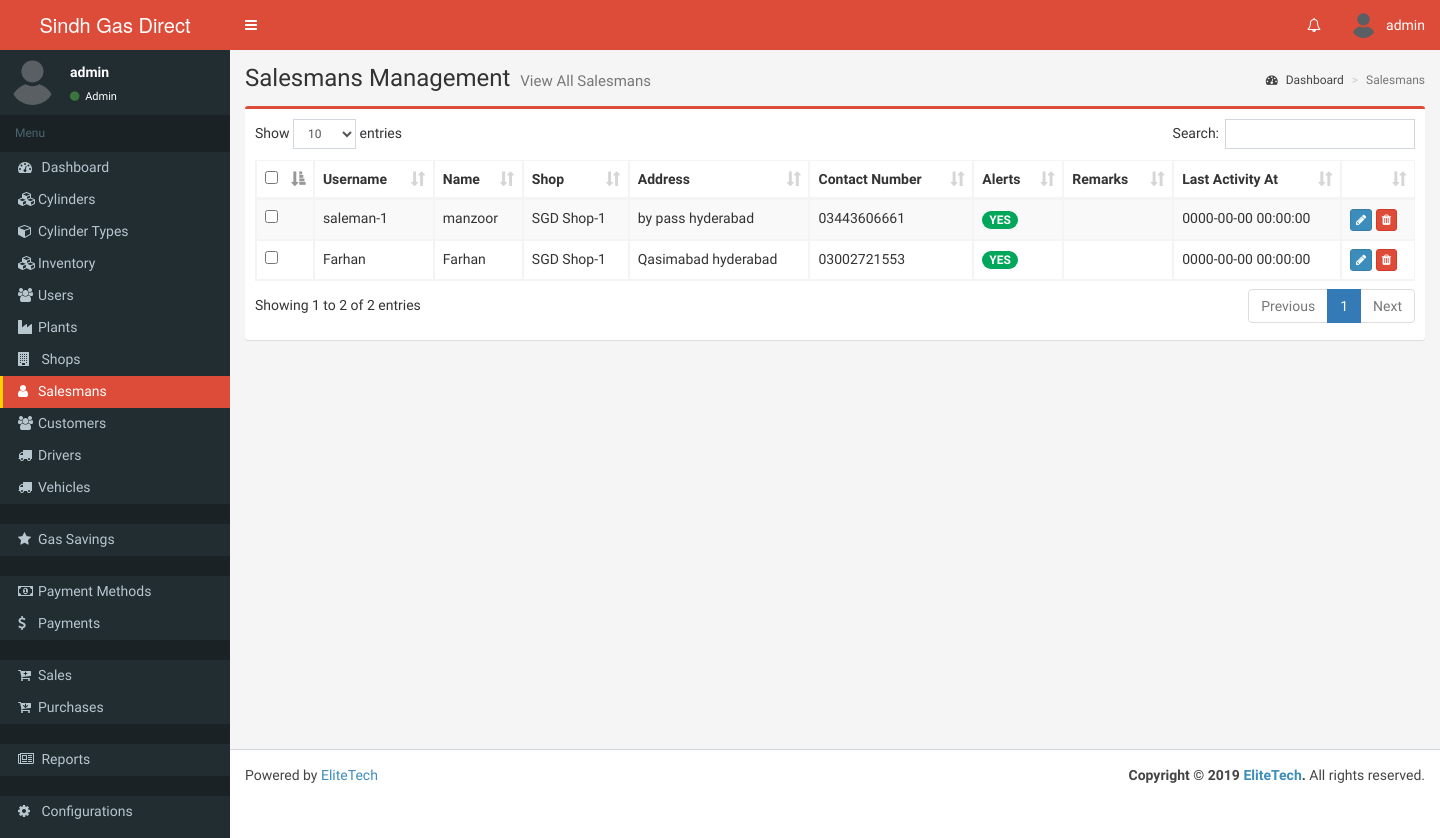
The page /salesmans.php (signed in) on the database as committed earlier.
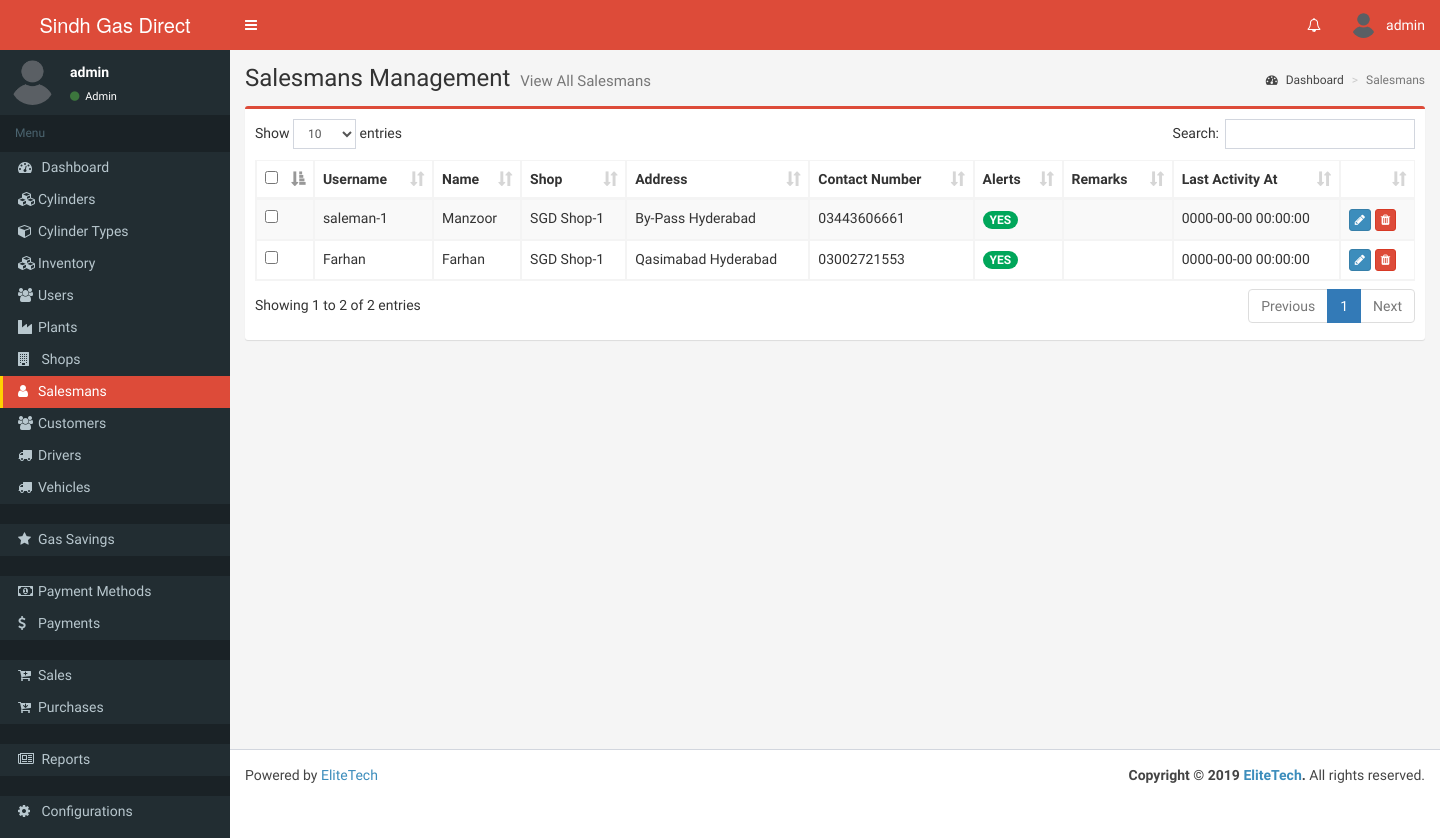
The same page on the database as committed later.
### tables this page shows
CREATE TABLE `users` (
  `ID` int(11) NOT NULL AUTO_INCREMENT,
  `Username` text NOT NULL,
  `Password` text NOT NULL,
  `RoleID` int(11) NOT NULL,
  `Image` text NOT NULL,
  `Name` text NOT NULL,
  `Number` text NOT NULL,
  `Email` text NOT NULL,
  `Address` text NOT NULL,
  `Commercial` int(11) NOT NULL,
  `Balance` float NOT NULL,
  `Credit` float NOT NULL,
  `ShopID` int(11) NOT NULL,
  `PlantID` int(11) NOT NULL,
  `CreditLimit` float NOT NULL,
  `SendSMS` int(11) NOT NULL,
  `Remarks` text NOT NULL,
  `SecurityDeposite` float NOT NULL,
  `Status` int(11) NOT NULL,
  `PerformedBy` int(11) NOT NULL,
  `LastLogin` datetime NOT NULL,
  `LastActivity` datetime NOT NULL,
  `DateModified` datetime NOT NULL,
  `DateAdded` datetime NOT NULL,
  PRIMARY KEY (`ID`)
);

### checkadminlogin.php (called while the page is built, shortened)
<?php
	if(!isset($_SESSION['Admin']) || $_SESSION["Admin"] == false)
		redirect("login.php");
	else{
        $self = $_SERVER['PHP_SELF'];
    }

### common.php (called while the page is built, shortened)
<?php
global $dbh;
if (!function_exists('mysql_connect')) {
    $GLOBALS['dbglobal'] = mysqli_connect(DB_HOST, DB_USERNAME, DB_PASSWORD);
    if (mysqli_connect_errno()) {
        printf("Could not connect to the database because: %s\n", mysqli_connect_error());
        exit();
    } else {
        mysqli_select_db($GLOBALS['dbglobal'], DB_NAME);
    }
} else {
    $dbh = mysql_connect(DB_HOST, DB_USERNAME, DB_PASSWORD) or die ('Could not connect to the database because: ' . mysql_error());
}
function dbinput($string, $allow_html = false)
{
    global $dbh;
    if ($allow_html == false)
        $string = strip_tags($string);
    if (function_exists('mysql_real_escape_string'))
        return mysql_real_escape_string($string, $dbh);
    elseif (function_exists('mysqli_real_escape_string'))
        return mysqli_real_escape_string($GLOBALS['dbglobal'], $string);
    elseif (function_exists('mysql_escape_string'))
        return mysql_escape_string($string);
    elseif (function_exists('mysqli_escape_string'))
        return mysqli_escape_string($GLOBALS['dbglobal'], $string);
    return dbinput($string);
}
function getValue($Table, $Col, $Key, $Val)
{
    $quer = "SELECT " . dbinput($Col) . " FROM " . dbinput($Table) . " WHERE " . dbinput($Key) . "='" . dbinput($Val) . "'";
    $r = mysql_query($quer);
    if (mysql_num_rows($r) > 0) {
        $res = mysql_fetch_array($r);
        $ans = $res[dbinput($Col)];
    } else
        $ans = "";
    return $ans;
}

### salesmans.php (the view, shortened to what the changed rows need)
<?php include("common.php"); ?>
<?php include("checkadminlogin.php");
$sql="SELECT u.ID, u.Username, u.Password, u.CreditLimit, u.LastActivity, u.Remarks, u.SendSMS, u.ShopID, r.Name AS Role, u.Address, u.Number, u.Name FROM users u LEFT JOIN roles r ON r.ID = u.RoleID where ".(($_SESSION["RoleID"] == ROLE_ID_PLANT || $_SESSION["RoleID"] == ROLE_ID_ADMIN) ? '' : " u.ShopID = ".$_SESSION["ID"]." AND ") ."  u.RoleID = ".(ROLE_ID_SALES)." AND u.ID<>0";
$resource=mysql_query($sql) or die(mysql_error());
?>
<!DOCTYPE html>
<html>
<head>
    <link rel="stylesheet" href="bootstrap/css/bootstrap.min.css">
    <link rel="stylesheet" href="https://maxcdn.bootstrapcdn.com/font-awesome/4.4.0/css/font-awesome.min.css">
    <link rel="stylesheet" href="https://code.ionicframework.com/ionicons/2.0.1/css/ionicons.min.css">
    <link rel="stylesheet" href="plugins/datatables/dataTables.bootstrap.css">
    <link rel="stylesheet" href="dist/css/AdminLTE.min.css">
    <link rel="stylesheet" href="dist/css/skins/skin-blue.min.css">
</head>
<body class="hold-transition skin-blue sidebar-mini">
<div class="wrapper">
    <div class="content-wrapper">
        <section class="content-header">
            <h1>
                Salesmans Management
                <small>View All Salesmans</small>
            </h1>
        </section>
        <section class="content">
            <div class="row">
                <div class="col-xs-12">
                    <div class="box">
                        <div class="box-body table-responsive">
                            <form id="frmPages" action="<?php echo $self; ?>" class="form-horizontal no-margin" method="post">
                                <table id="example1" class="table table-bordered table-striped">
                                    <thead>
                                    <tr>
                                        <th><input type="checkbox" class="no-margin checkUncheckAll"></th>
                                        <th>Username</th>
                                        <th>Name</th>
                                        <?php if($_SESSION["RoleID"] == ROLE_ID_PLANT || $_SESSION["RoleID"] == ROLE_ID_ADMIN){ ?>
                                            <th>Shop</th>
                                        <?php } ?>
                                        <th>Address</th>
                                        <th>Contact Number</th>
                                        <th>Alerts</th>
                                        <th>Remarks</th>
                                        <th>Last Activity At</th>
                                        <th></th>
                                    </tr>
                                    </thead>
                                    <tbody>
                                    <?php while($row=mysql_fetch_array($resource))
                                    {
                                        ?>
                                        <tr>
                                            <td style="width:5%"><input type="checkbox" value="<?php echo $row["ID"]; ?>" name="ids[]" class="no-margin chkIds"></td>
                                            <td><?php echo $row["Username"]; ?></td>
                                            <td><?php echo $row["Name"]; ?></td>
                                            <?php if($_SESSION["RoleID"] == ROLE_ID_PLANT || $_SESSION["RoleID"] == ROLE_ID_ADMIN){ ?>
                                                <td><?php echo getValue('users', 'Name', 'ID', $row["ShopID"]); ?></td>
                                            <?php } ?>
                                            <td><?php echo $row["Address"]; ?></td>
                                            <td><?php echo $row["Number"]; ?></td>
                                            <td><?php echo $row["SendSMS"] ? '<span class="badge bg-green">YES</span>' : '<span class="badge bg-red">NO</span>'; ?></td>
                                            <td><?php echo $row["Remarks"]; ?></td>
                                            <td><?php echo $row["LastActivity"]; ?></td>
                                            <td>
                                                <a class="btn btn-primary btn-xs" title="Edit" href="editsalesman.php?ID=<?php echo $row["ID"]; ?>"><i class="fa fa-pencil"></i></a>
                                                <a class="btn btn-danger btn-xs" title="Delete" href="javascript:;" onclick="doSingleDelete(<?php echo $row["ID"]; ?>)"><i class="fa fa-trash"></i></a>
                                            </td>
                                        </tr>
                                    <?php }
                                    ?>
                                    </tbody>
                                </table>
                            </form>
                        </div>
                    </div>
                </div>
            </div>
        </section>
    </div>
</div>
</body>
</html>

Rows that differ between the two databases and show on the page:
changed users "saleman-1": Name "manzoor" → "Manzoor"; Address "by pass hyderabad" → "By-Pass Hyderabad"
changed users "Farhan": Address "Qasimabad hyderabad" → "Qasimabad Hyderabad"
